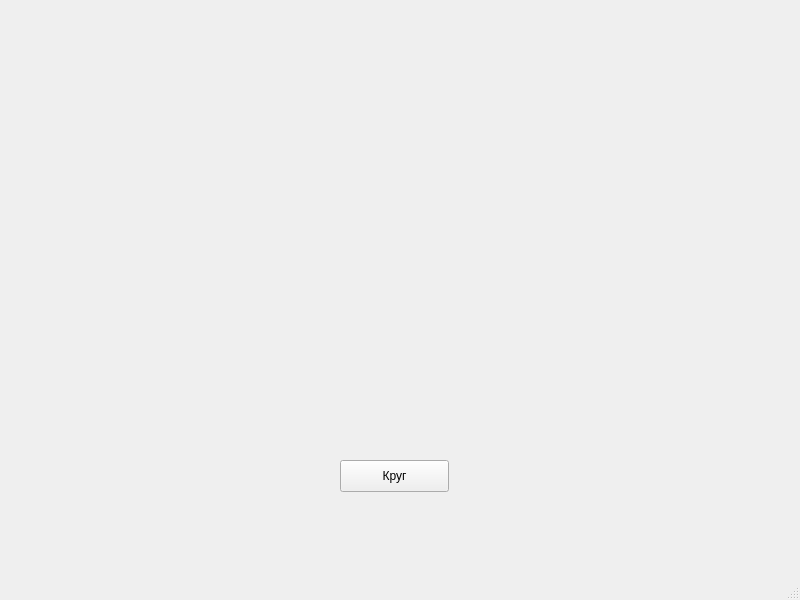
<?xml version="1.0" encoding="UTF-8"?>
<ui version="4.0">
 <class>MainWindow</class>
 <widget class="QMainWindow" name="MainWindow">
  <property name="geometry">
   <rect>
    <x>0</x>
    <y>0</y>
    <width>800</width>
    <height>600</height>
   </rect>
  </property>
  <property name="windowTitle">
   <string>MainWindow</string>
  </property>
  <widget class="QWidget" name="centralwidget">
   <widget class="QPushButton" name="pushButton">
    <property name="geometry">
     <rect>
      <x>340</x>
      <y>460</y>
      <width>109</width>
      <height>32</height>
     </rect>
    </property>
    <property name="text">
     <string>Круг</string>
    </property>
   </widget>
  </widget>
  <widget class="QMenuBar" name="menubar">
   <property name="geometry">
    <rect>
     <x>0</x>
     <y>0</y>
     <width>800</width>
     <height>26</height>
    </rect>
   </property>
  </widget>
  <widget class="QStatusBar" name="statusbar"/>
 </widget>
 <resources/>
 <connections/>
</ui>
